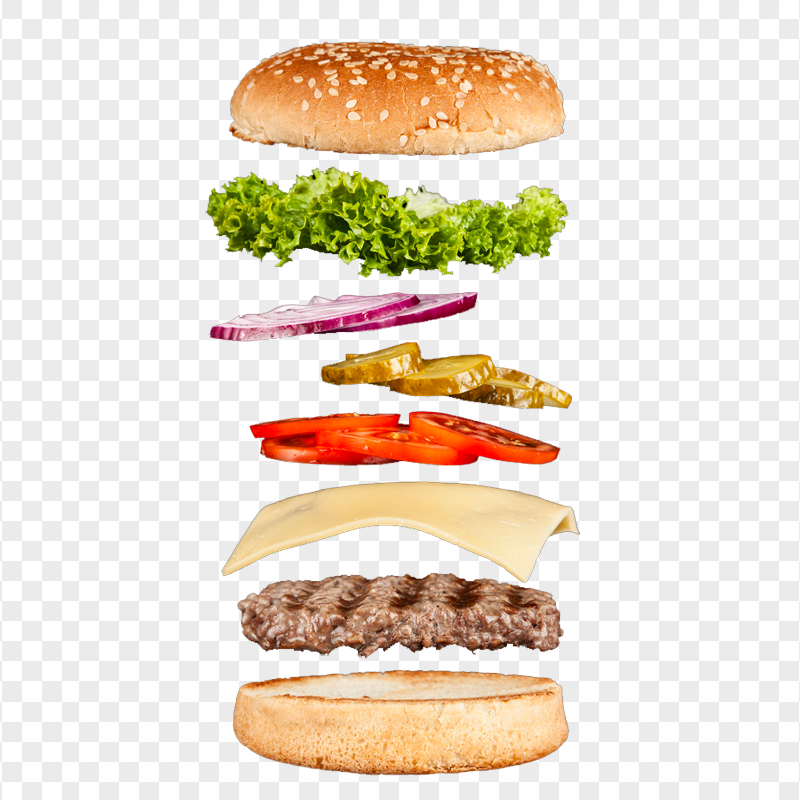
#> input picture assets/raw/burger-layers.png, 800 x 800 px; the run also reads 1 picture not shown here
$ python process_assets.py
#> lines starting #> are read from the running program, lines starting #| are printed output that depends on the picture; after the words box and inside, x2 and y2 are one past the last pixel; in counts of white or black regions, pixels touching at a corner belong together
#> further down, base is the input picture: PIL image 800x800 RGBA; mean R, G, B, A 234.7, 222.6, 207.6, 255
from pathlib import Path
from collections import deque

import numpy as np
from PIL import Image, ImageFilter

ROOT = Path(__file__).resolve().parent
RAW = ROOT / "raw"
OUT = ROOT.parent / "client" / "public" / "ingredients"
OUT.mkdir(parents=True, exist_ok=True)


def remove_light_neutral_background(image: Image.Image) -> Image.Image:
    rgb = np.asarray(image.convert("RGB"), dtype=np.int16)
    high = rgb.max(axis=2)
    low = rgb.min(axis=2)
    neutral = (high - low < 20) & (high > 168)
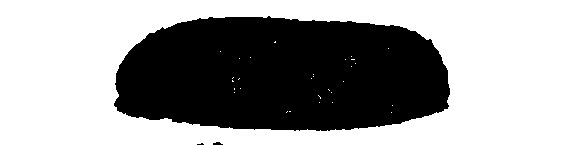
#> neutral: shape (145, 570) bool; 60.9% white; 3 black regions (1 under 20 px), largest, box (x1, y1, x2, y2) and area: (114, 16, 450, 131) 32309, (213, 142, 223, 145) 22
    near_white = low > 242
#> near_white: shape (145, 570) bool; 30.2% white; 2 white regions (1 under 20 px), largest, box (x1, y1, x2, y2) and area: (0, 0, 570, 145) 24936
    foreground = ~(neutral | near_white)
    alpha = Image.fromarray((foreground * 255).astype(np.uint8))
    alpha = alpha.filter(ImageFilter.MaxFilter(5)).filter(ImageFilter.GaussianBlur(0.7))
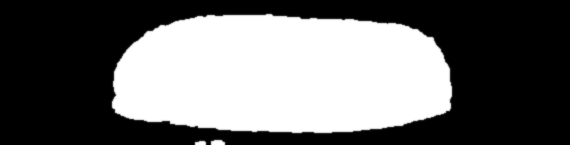
#> alpha: PIL image 570x145 L; min 0, max 255, mean 106.1
    rgba = image.convert("RGBA")
    rgba.putalpha(alpha)
    return rgba


def remove_edge_neutral_background(image: Image.Image) -> Image.Image:
    """Remove white/checkerboard pixels connected to an image edge.

    The supplied novelty images are flattened previews, so the checkerboard is
    part of the bitmap. Limiting removal to edge-connected pixels protects the
    light details inside the characters better than a global color key.
    """
    rgb = np.asarray(image.convert("RGB"), dtype=np.int16)
    high = rgb.max(axis=2)
    low = rgb.min(axis=2)
    candidate = ((high - low) < 24) & (high > 168)
    height, width = candidate.shape
    outside = np.zeros((height, width), dtype=bool)
    queue: deque[tuple[int, int]] = deque()
    for x in range(width):
        if candidate[0, x]: queue.append((0, x))
        if candidate[height - 1, x]: queue.append((height - 1, x))
    for y in range(height):
        if candidate[y, 0]: queue.append((y, 0))
        if candidate[y, width - 1]: queue.append((y, width - 1))
    while queue:
        y, x = queue.popleft()
        if outside[y, x] or not candidate[y, x]:
            continue
        outside[y, x] = True
        for dy in (-1, 0, 1):
            for dx in (-1, 0, 1):
                ny, nx = y + dy, x + dx
                if 0 <= ny < height and 0 <= nx < width and not outside[ny, nx] and candidate[ny, nx]:
                    queue.append((ny, nx))
    alpha = Image.fromarray((~outside * 255).astype(np.uint8)).filter(ImageFilter.GaussianBlur(0.65))
    rgba = image.convert("RGBA")
    rgba.putalpha(alpha)
    return rgba


def trim_and_pad(image: Image.Image, padding: int = 16) -> Image.Image:
#> called with padding = 16
    bbox = image.getbbox()
#> bbox = (110, 12, 454, 145)
    if not bbox:
        return image
    crop = image.crop(bbox)
    canvas = Image.new("RGBA", (crop.width + padding * 2, crop.height + padding * 2))
#> canvas: PIL image 376x165 RGBA; every value is 0
    canvas.alpha_composite(crop, (padding, padding))
    return canvas


def save_layer(source: Image.Image, name: str, y1: int, y2: int):
    layer = source.crop((115, y1, 685, y2))
    layer = trim_and_pad(remove_light_neutral_background(layer))
    layer.save(OUT / name, optimize=True)


base = Image.open(RAW / "burger-layers.png")
save_layer(base, "bun-sesame-top.png", 25, 170)
save_layer(base, "lettuce.png", 160, 285)
#> in remove_light_neutral_background (call 2), `neutral = (high - low < 20) & (high > 168)`: neutral: shape (125, 570) bool; 64.4% white; 1 black region, box (x1, y1, x2, y2) and area: (91, 7, 453, 118) 25385
#> in remove_light_neutral_background (call 2), `near_white = low > 242`: near_white: shape (125, 570) bool; 31.8% white; 9 white regions (4 under 20 px), largest, box (x1, y1, x2, y2) and area: (0, 0, 570, 125) 21544, (144, 0, 181, 33) 532, (184, 0, 204, 16) 255, (224, 0, 244, 15) 233, (148, 93, 163, 100) 73
#> in remove_light_neutral_background (call 2), `alpha = alpha.filter(ImageFilter.MaxFilter(5)).filter(ImageFilter.Gaus..`:
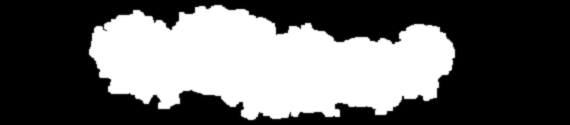
#> alpha: PIL image 570x125 L; min 0, max 255, mean 101.3
#> in trim_and_pad (call 2), `canvas = Image.new("RGBA", (crop.width + padding * 2, crop.height + pa..`: canvas: PIL image 402x151 RGBA; every value is 0
save_layer(base, "onion.png", 270, 355)
#> in remove_light_neutral_background (call 3), `neutral = (high - low < 20) & (high > 168)`: neutral: shape (85, 570) bool; 84.4% white; 13 black regions (7 under 20 px), largest, box (x1, y1, x2, y2) and area: (95, 22, 363, 71) 6773, (231, 72, 306, 85) 476, (262, 0, 288, 7) 125, (243, 0, 257, 8) 76, (324, 0, 338, 5) 46, (377, 0, 385, 3) 21
#> in remove_light_neutral_background (call 3), `near_white = low > 242`: near_white: shape (85, 570) bool; 40.6% white; 14 white regions (12 under 20 px), largest, box (x1, y1, x2, y2) and area: (0, 0, 570, 85) 19382, (124, 71, 144, 85) 268
#> in remove_light_neutral_background (call 3), `alpha = alpha.filter(ImageFilter.MaxFilter(5)).filter(ImageFilter.Gaus..`:
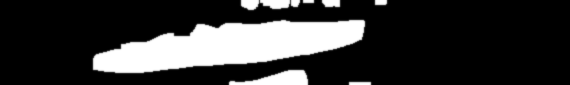
#> alpha: PIL image 570x85 L; min 0, max 255, mean 53.7
#> call 3 of trim_and_pad, with padding = 16
#> in trim_and_pad (call 3), `bbox = image.getbbox()`: bbox = (91, 0, 389, 85)
#> in trim_and_pad (call 3), `crop = image.crop(bbox)`:
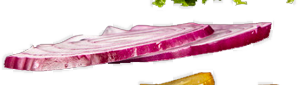
#> crop: PIL image 298x85 RGBA; mean R, G, B, A 228.5, 205.1, 210.9, 102.7; transparent parts drawn white
#> in trim_and_pad (call 3), `canvas = Image.new("RGBA", (crop.width + padding * 2, crop.height + pa..`: canvas: PIL image 330x117 RGBA; every value is 0
#> in trim_and_pad (call 3), `canvas.alpha_composite(crop, (padding, padding))`:
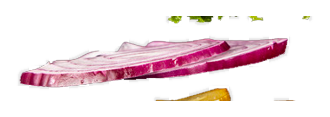
#> canvas: PIL image 330x117 RGBA; mean R, G, B, A 65.7, 50.4, 54.2, 67.4; transparent parts drawn white
save_layer(base, "pickles.png", 335, 415)
#> in remove_light_neutral_background (call 4), `neutral = (high - low < 20) & (high > 168)`: neutral: shape (80, 570) bool; 79% white; 4 black regions, box (x1, y1, x2, y2) and area: (206, 7, 457, 74) 8953, (95, 0, 184, 6) 366, (294, 76, 336, 80) 131, (215, 77, 286, 80) 106
#> in remove_light_neutral_background (call 4), `near_white = low > 242`:
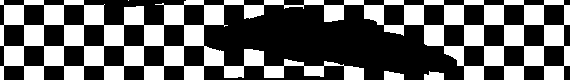
#> near_white: shape (80, 570) bool; 39.2% white; 4 white regions (1 under 20 px), largest, box (x1, y1, x2, y2) and area: (0, 0, 570, 80) 17569, (384, 71, 404, 80) 151, (424, 71, 444, 80) 144
save_layer(base, "tomato.png", 400, 485)
save_layer(base, "cheddar.png", 465, 585)
save_layer(base, "beef-classic.png", 555, 670)
save_layer(base, "bun-sesame-bottom.png", 645, 795)


def tint_bun(src_name: str, dst_name: str, color: tuple[int, int, int]):
    image = Image.open(OUT / src_name).convert("RGBA")
    arr = np.asarray(image).copy()
    rgb = arr[:, :, :3].astype(np.float32)
    luminance = rgb.mean(axis=2, keepdims=True) / 255
    tint = np.array(color, dtype=np.float32).reshape(1, 1, 3)
    arr[:, :, :3] = np.clip(tint * (0.45 + luminance * 0.8), 0, 255).astype(np.uint8)
    Image.fromarray(arr, "RGBA").save(OUT / dst_name, optimize=True)


tint_bun("bun-sesame-top.png", "bun-charcoal-top.png", (40, 34, 29))
tint_bun("bun-sesame-bottom.png", "bun-charcoal-bottom.png", (40, 34, 29))
tint_bun("bun-sesame-top.png", "bun-brioche-top.png", (224, 139, 43))
tint_bun("bun-sesame-bottom.png", "bun-brioche-bottom.png", (224, 139, 43))

for source_name, output_name in [
    ("beef-patty.png", "beef-premium.png"),
    ("pork-patty.png", "pork-grill.png"),
    ("chicken-patty.png", "chicken-crispy.png"),
    ("squid-rings.png", "squid-crispy.png"),
]:
    processed = trim_and_pad(remove_light_neutral_background(Image.open(RAW / source_name)), 24)
    processed.thumbnail((650, 260), Image.Resampling.LANCZOS)
    processed.save(OUT / output_name, optimize=True)

chaos_dir = RAW / "chaos"
if chaos_dir.exists():
    for source_path in chaos_dir.glob("*.png"):
        processed = trim_and_pad(remove_edge_neutral_background(Image.open(source_path)), 20)
        processed.thumbnail((440, 440), Image.Resampling.LANCZOS)
        processed.save(OUT / f"chaos-{source_path.name}", optimize=True)

print(f"Created {len(list(OUT.glob('*.png')))} ingredient assets in {OUT}")
